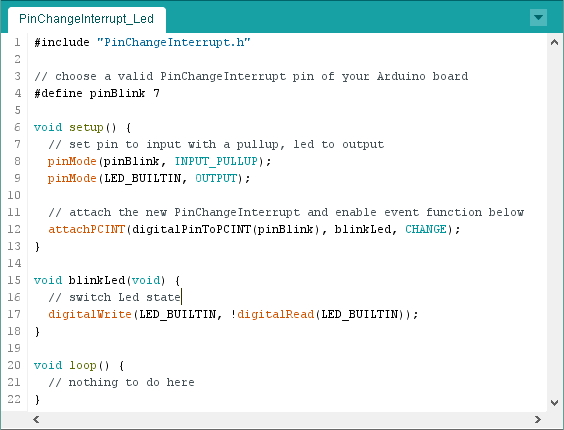
//> input picture mc/arduino_src/libraries/PinChangeInterrupt/header.png, 564 x 430 px
$ ./adaptiveThreshold ../../mc/arduino_src/libraries/PinChangeInterrupt/header.png   (built with g++ and OpenCV 4)
//> lines starting //> are read from the running program, lines starting //| are printed output that depends on the picture
#include "../include/color.hpp"
#include <opencv2/opencv.hpp>
using namespace cv;

String folder = "/Users/skoler/devs/projects/kuIotBigdata/opencv/data/";

int main(int argc, char *argv[]) {
  // Mat src = imread(folder + "neutrophils.png", IMREAD_GRAYSCALE);
  Mat src;
  if (argc < 2) {
    src = imread(folder + "sudoku.jpg", IMREAD_GRAYSCALE);
  } else if (argc == 2) {
    src = imread(argv[1], IMREAD_GRAYSCALE);
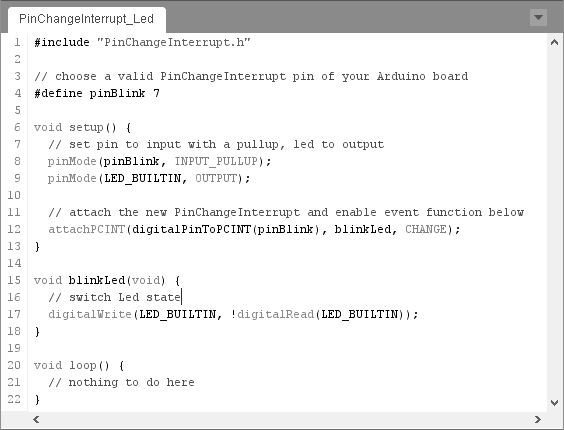
//> src: 430 rows x 564 cols, CV_8UC1; min 0, max 255, mean 240.2
  }
  // 엄밀 -> argument parser library

  if (src.empty()) {
    std::cerr << "Image load failed!" << std::endl;
    return -1;
  }

  int pos = 3;
  imshow("src", src);

  namedWindow("dst");
  createTrackbar("blockSize", "dst", &pos, 20);
  while (true) {
    Mat dst;
    int odd = pos * 2 + 1;
    // adaptiveThreshold(src, dst, 255, ADAPTIVE_THRESH_MEAN_C, THRESH_BINARY, 3, pos);
    adaptiveThreshold(src, dst, 255, ADAPTIVE_THRESH_MEAN_C, THRESH_BINARY, odd, 5);
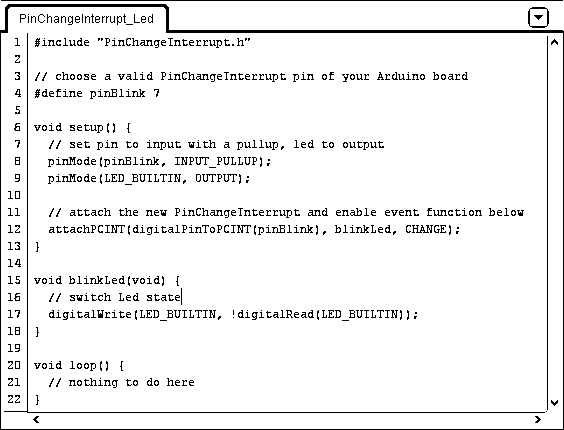
//> dst: 430 rows x 564 cols, CV_8UC1; 94.1% white; black in thin lines or dots
    imshow("dst", dst);
    if (waitKey(33) == 27)
//> the Esc key is pressed
      break;
  }

  destroyAllWindows();
}
